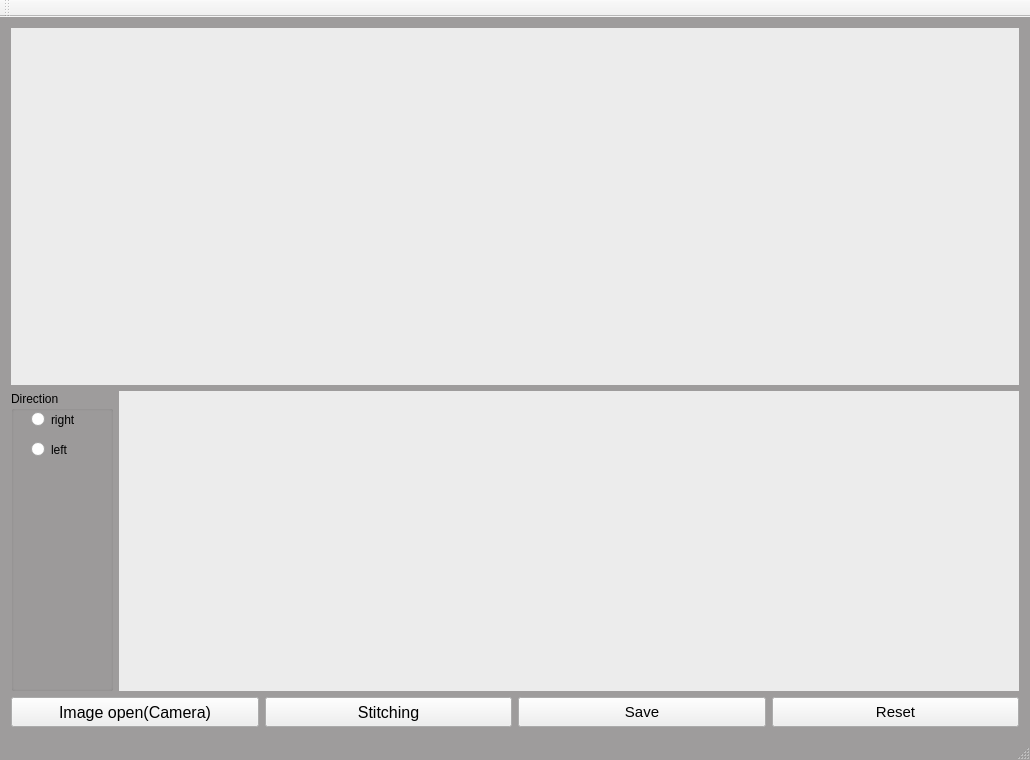
<?xml version="1.0" encoding="UTF-8"?>
<ui version="4.0">
 <class>stitchingDilog</class>
 <widget class="QMainWindow" name="stitchingDilog">
  <property name="geometry">
   <rect>
    <x>0</x>
    <y>0</y>
    <width>1030</width>
    <height>760</height>
   </rect>
  </property>
  <property name="minimumSize">
   <size>
    <width>0</width>
    <height>760</height>
   </size>
  </property>
  <property name="windowTitle">
   <string>StitchingDialog</string>
  </property>
  <property name="styleSheet">
   <string notr="true">QMainWindow#stitchingDilog{
	background-color: #9e9c9c;
}</string>
  </property>
  <widget class="QWidget" name="centralWidget">
   <layout class="QGridLayout" name="gridLayout_2">
    <item row="0" column="0" colspan="4">
     <widget class="QWidget" name="widget" native="true">
      <property name="minimumSize">
       <size>
        <width>0</width>
        <height>0</height>
       </size>
      </property>
      <property name="styleSheet">
       <string notr="true">background-color: #ececec;</string>
      </property>
      <layout class="QGridLayout" name="gridLayout">
       <item row="0" column="0">
        <layout class="QHBoxLayout" name="imgLayout"/>
       </item>
      </layout>
     </widget>
    </item>
    <item row="1" column="0" colspan="4">
     <layout class="QHBoxLayout" name="horizontalLayout_2">
      <item>
       <widget class="QGroupBox" name="groupBox">
        <property name="maximumSize">
         <size>
          <width>120</width>
          <height>16777215</height>
         </size>
        </property>
        <property name="title">
         <string>Direction</string>
        </property>
        <widget class="QRadioButton" name="radioButton">
         <property name="geometry">
          <rect>
           <x>20</x>
           <y>20</y>
           <width>82</width>
           <height>17</height>
          </rect>
         </property>
         <property name="text">
          <string>right</string>
         </property>
        </widget>
        <widget class="QRadioButton" name="radioButton_2">
         <property name="geometry">
          <rect>
           <x>20</x>
           <y>50</y>
           <width>82</width>
           <height>17</height>
          </rect>
         </property>
         <property name="text">
          <string>left</string>
         </property>
        </widget>
       </widget>
      </item>
      <item>
       <widget class="QLabel" name="label">
        <property name="minimumSize">
         <size>
          <width>900</width>
          <height>0</height>
         </size>
        </property>
        <property name="maximumSize">
         <size>
          <width>16777215</width>
          <height>300</height>
         </size>
        </property>
        <property name="styleSheet">
         <string notr="true">background-color:#ececec;</string>
        </property>
        <property name="text">
         <string/>
        </property>
       </widget>
      </item>
     </layout>
    </item>
    <item row="2" column="0">
     <widget class="QPushButton" name="openbtn">
      <property name="minimumSize">
       <size>
        <width>0</width>
        <height>30</height>
       </size>
      </property>
      <property name="font">
       <font>
        <pointsize>12</pointsize>
       </font>
      </property>
      <property name="text">
       <string>Image open(Camera)</string>
      </property>
     </widget>
    </item>
    <item row="2" column="1">
     <widget class="QPushButton" name="pushButton">
      <property name="minimumSize">
       <size>
        <width>0</width>
        <height>30</height>
       </size>
      </property>
      <property name="font">
       <font>
        <pointsize>12</pointsize>
       </font>
      </property>
      <property name="text">
       <string>Stitching</string>
      </property>
     </widget>
    </item>
    <item row="2" column="2">
     <widget class="QPushButton" name="savebtn">
      <property name="minimumSize">
       <size>
        <width>0</width>
        <height>30</height>
       </size>
      </property>
      <property name="font">
       <font>
        <pointsize>11</pointsize>
       </font>
      </property>
      <property name="text">
       <string>Save</string>
      </property>
     </widget>
    </item>
    <item row="2" column="3">
     <widget class="QPushButton" name="resetBtn">
      <property name="minimumSize">
       <size>
        <width>0</width>
        <height>30</height>
       </size>
      </property>
      <property name="font">
       <font>
        <pointsize>11</pointsize>
       </font>
      </property>
      <property name="text">
       <string>Reset</string>
      </property>
     </widget>
    </item>
   </layout>
  </widget>
  <widget class="QMenuBar" name="menuBar">
   <property name="geometry">
    <rect>
     <x>0</x>
     <y>0</y>
     <width>1030</width>
     <height>21</height>
    </rect>
   </property>
  </widget>
  <widget class="QToolBar" name="mainToolBar">
   <attribute name="toolBarArea">
    <enum>TopToolBarArea</enum>
   </attribute>
   <attribute name="toolBarBreak">
    <bool>false</bool>
   </attribute>
  </widget>
  <widget class="QStatusBar" name="statusBar"/>
 </widget>
 <layoutdefault spacing="6" margin="11"/>
 <resources/>
 <connections/>
</ui>
